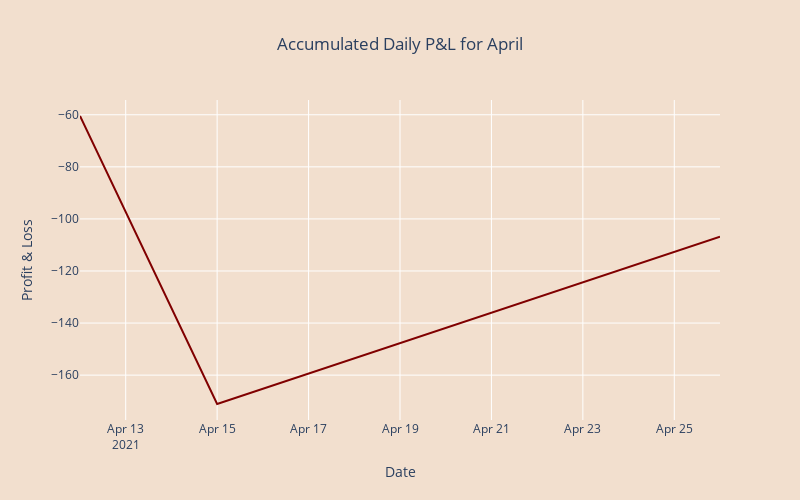

The notebook cell saved with this chart:
### Code cell
month="April"
create_monthly_heatmap(data, month)
create_month_line_chart(data, month)
monthly_transaction(data, month)

### Figure 1 — Plotly figure (JSON) as saved in the notebook; plotly's stock layout.template omitted (floating-point values rounded to 4 significant figures)
{"data": [{"hovertemplate": "Activity Date=%{x}<br>monthCumSum=%{y}<extra></extra>", "legendgroup": "", "line": {"color": "maroon", "dash": "solid"}, "marker": {"symbol": "circle"}, "mode": "lines", "name": "", "orientation": "v", "showlegend": false, "type": "scatter", "x": ["2021-04-12T00:00:00", "2021-04-15T00:00:00", "2021-04-26T00:00:00"], "xaxis": "x", "y": [-60.47, -171.1, -106.8], "yaxis": "y"}], "layout": {"height": 500, "legend": {"tracegroupgap": 0}, "paper_bgcolor": "#F2DFCE", "plot_bgcolor": "#F2DFCE", "title": {"text": "Accumulated Daily P&L for April", "x": 0.5}, "width": 800, "xaxis": {"anchor": "y", "domain": [0, 1], "title": {"text": "Date"}}, "yaxis": {"anchor": "x", "domain": [0, 1], "title": {"text": "Profit & Loss"}}}}
